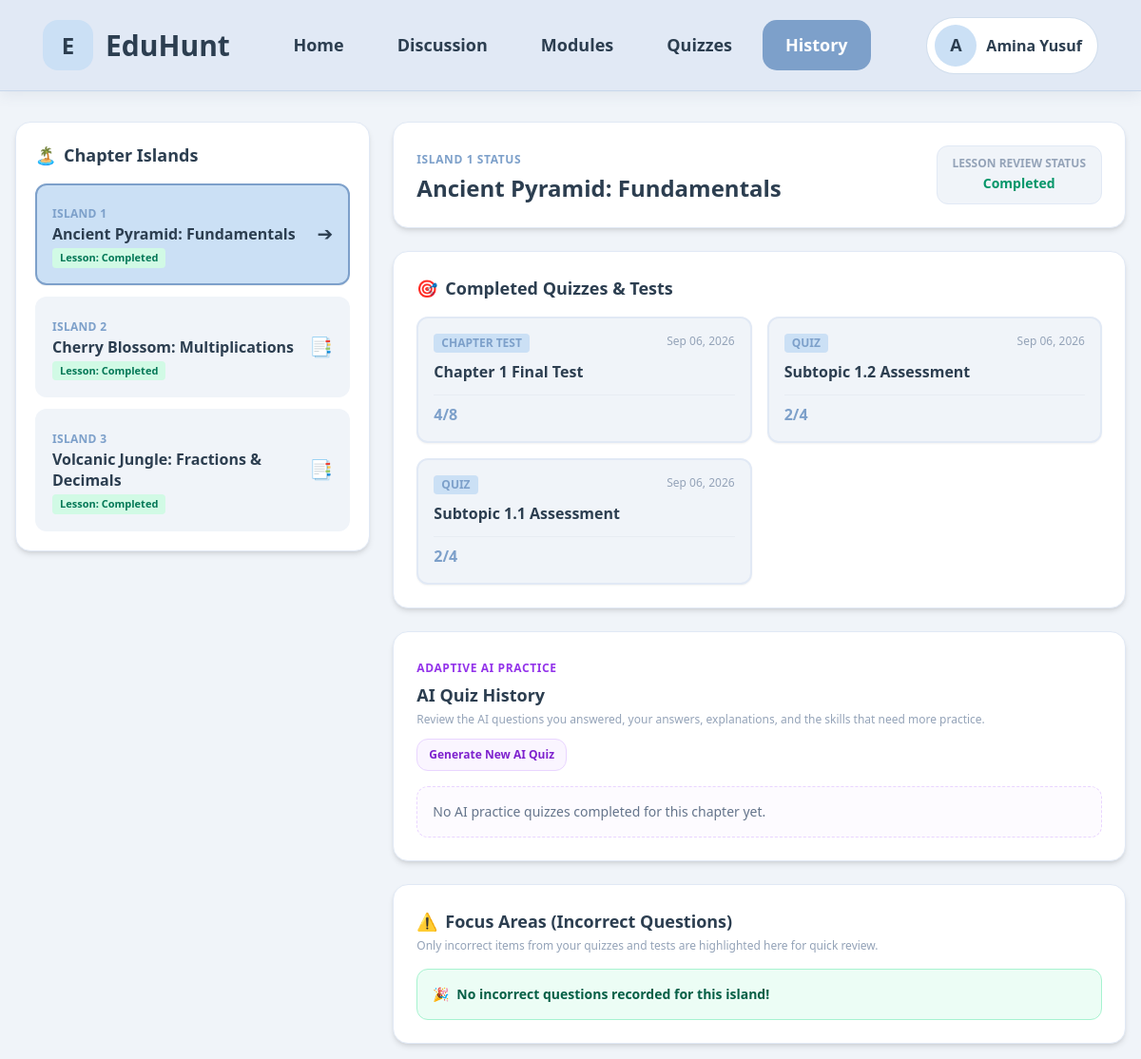
Page /student/history.php on the committed database.
### tables this page shows
CREATE TABLE students (
        id INTEGER PRIMARY KEY AUTOINCREMENT, 
        classroom_id INTEGER, 
        name TEXT NOT NULL, 
        status TEXT NOT NULL, 
        score INTEGER DEFAULT 0, 
        role TEXT DEFAULT 'student', 
        FOREIGN KEY(classroom_id) REFERENCES classrooms(id) ON DELETE SET NULL
    );

CREATE TABLE student_progress (
        id INTEGER PRIMARY KEY AUTOINCREMENT, 
        student_id INTEGER NOT NULL, 
        island_id INTEGER NOT NULL, 
        chapter_name TEXT NOT NULL, 
        level INTEGER DEFAULT 0,
        status TEXT NOT NULL DEFAULT 'In Progress', 
        FOREIGN KEY(student_id) REFERENCES students(id) ON DELETE CASCADE
    );

CREATE TABLE student_assessments (
        id INTEGER PRIMARY KEY AUTOINCREMENT,
        student_id INTEGER NOT NULL,
        island_id INTEGER NOT NULL,
        title TEXT NOT NULL,
        type TEXT NOT NULL,
        score TEXT NOT NULL,
        status TEXT NOT NULL,
        submitted_at DATETIME DEFAULT CURRENT_TIMESTAMP,
        FOREIGN KEY(student_id) REFERENCES students(id) ON DELETE CASCADE
    );

### student/history.php (the view, shortened to what this page needs)
<?php
require_once __DIR__ . '/../config/db.php';
$student_id = 1;
$stmt_student = $pdo->prepare("SELECT * FROM students WHERE id = ?");
$stmt_student->execute([$student_id]);
$student = $stmt_student->fetch(PDO::FETCH_ASSOC);
$stmt_islands = $pdo->prepare("
    SELECT * FROM student_progress
    WHERE student_id = ?
    ORDER BY island_id ASC
");
$stmt_islands->execute([$student_id]);
$islands = $stmt_islands->fetchAll(PDO::FETCH_ASSOC);
$selectedIsland = isset($_GET['island_id']) ? (int)$_GET['island_id'] : 1;
$currentIslandProgress = null;
foreach ($islands as $isl) {
    if ((int)$isl['island_id'] === $selectedIsland) {
        $currentIslandProgress = $isl;
        break;
    }
}
$stmt_assessments = $pdo->prepare("
    SELECT * FROM student_assessments
    WHERE student_id = ? AND island_id = ?
    ORDER BY submitted_at DESC
");
$stmt_assessments->execute([$student_id, $selectedIsland]);
$assessments = $stmt_assessments->fetchAll(PDO::FETCH_ASSOC);
$stmt_incorrect = $pdo->prepare("
    SELECT sa.*, a.title as quiz_title
    FROM student_answers sa
    JOIN student_assessments a ON sa.assessment_id = a.id
    WHERE a.student_id = ? AND a.island_id = ? AND sa.is_correct = 0
    ORDER BY sa.id DESC
");
$stmt_incorrect->execute([$student_id, $selectedIsland]);
$incorrectAnswers = $stmt_incorrect->fetchAll(PDO::FETCH_ASSOC);
try {
    $aiAttempts = getAiAttempts($pdo, $student_id, $selectedIsland, 20);
} catch (Throwable $e) {
    $aiAttempts = [];
    $aiAttemptAnswers = [];
}
?>
<!DOCTYPE html>
<html lang="en">
<head>
    <script src="https://cdn.tailwindcss.com"></script>
    <link href="https://cdn.jsdelivr.net/npm/flowbite@2.5.1/dist/flowbite.min.css" rel="stylesheet" />
</head>
<body class="bg-pastel-bg text-pastel-text min-h-screen flex flex-col items-center justify-start">
    <nav class="main-navbar">
        <div class="nav-inner">
            <a href="index.php" class="brand">
                <div class="brand-icon">
                    E
                </div>
                <div class="brand-name">
                    EduHunt
                </div>
            </a>
            <div class="nav-links">
                <a href="index.php">
                    Home
                </a>
                <a href="discussion.php">
                    Discussion
                </a>
                <a href="module.php">
                    Modules
                </a>
                <a href="quiz.php">
                    Quizzes
                </a>
                <a href="history.php" class="active">
                    History
                </a>
            </div>
            <div class="profile-area">
                <div class="profile-button">
                    <div class="avatar">
                        <?= htmlspecialchars(
                            strtoupper(
                                substr(
                                    $student['name'],
                                    0,
                                    1
                                )
                            )
                        ) ?>
                    </div>
                    <span class="profile-name">
                        <?= htmlspecialchars(
                            $student['name']
                        ) ?>
                    </span>
                </div>
            </div>
        </div>
    </nav>
    <main class="w-full max-w-[85rem] grid grid-cols-1 lg:grid-cols-12 gap-6 p-4 mt-4">
        <section class="lg:col-span-4 bg-pastel-card border border-pastel-nav p-5 rounded-2xl shadow-md h-fit">
            <h2 class="text-lg font-black text-pastel-text mb-4 flex items-center gap-2">
                <span>🏝️</span> Chapter Islands
            </h2>
            <div class="flex flex-col gap-3">
                <?php foreach ($islands as $isl): ?>
                    <?php $isActive = ((int)$isl['island_id'] === $selectedIsland); ?>
                    <a href="history.php?island_id=<?= $isl['island_id'] ?>"
                       class="p-4 rounded-xl border-2 transition-all duration-200 flex items-center justify-between <?= $isActive ? 'bg-pastel-badge border-pastel-primary shadow-sm' : 'bg-pastel-bg border-transparent hover:border-pastel-primary/40' ?>">
                        <div>
                            <span class="text-xs font-bold text-pastel-primary uppercase tracking-wide">Island <?= $isl['island_id'] ?></span>
                            <h3 class="font-bold text-pastel-text text-base leading-snug"><?= htmlspecialchars($isl['chapter_name']) ?></h3>
                            <span class="inline-block text-[11px] font-bold px-2 py-0.5 mt-1 rounded <?= $isl['status'] === 'Completed' ? 'bg-emerald-100 text-emerald-700' : 'bg-amber-100 text-amber-700' ?>">
                                Lesson: <?= htmlspecialchars($isl['status']) ?>
                            </span>
                        </div>
                        <span class="text-xl"><?= $isActive ? '➔' : '📑' ?></span>
                    </a>
                <?php endforeach; ?>
            </div>
        </section>
        <section class="lg:col-span-8 flex flex-col gap-6">
            <div class="bg-pastel-card border border-pastel-nav p-6 rounded-2xl shadow-md flex flex-wrap justify-between items-center gap-4">
                <div>
                    <span class="text-xs font-bold text-pastel-primary uppercase tracking-wider">Island <?= $selectedIsland ?> Status</span>
                    <h1 class="text-2xl font-black text-pastel-text mt-1"><?= htmlspecialchars($currentIslandProgress['chapter_name'] ?? 'Island Details') ?></h1>
                </div>
                <div class="bg-pastel-bg px-4 py-2.5 rounded-xl border border-pastel-nav text-center">
                    <span class="text-xs font-bold text-slate-400 uppercase block">Lesson Review Status</span>
                    <span class="text-sm font-black <?= ($currentIslandProgress['status'] ?? '') === 'Completed' ? 'text-emerald-600' : 'text-amber-600' ?>">
                        <?= htmlspecialchars($currentIslandProgress['status'] ?? 'In Progress') ?>
                    </span>
                </div>
            </div>
            <div class="bg-pastel-card border border-pastel-nav p-6 rounded-2xl shadow-md">
                <h2 class="text-lg font-black text-pastel-text mb-4 flex items-center gap-2">
                    <span>🎯</span> Completed Quizzes & Tests
                </h2>
                <?php if (empty($assessments)): ?>
                    <p class="text-sm text-slate-500">No quizzes or tests taken on this island yet.</p>
                <?php else: ?>
                    <div class="grid grid-cols-1 md:grid-cols-2 gap-4">
                        <?php foreach ($assessments as $item): ?>
                            <a href="view_quiz.php?assessment_id=<?= $item['id'] ?>"
                               class="block border-2 border-pastel-nav hover:border-pastel-primary bg-pastel-bg hover:bg-white p-4 rounded-xl transition-all duration-200 shadow-sm">
                                <div class="flex justify-between items-start">
                                    <span class="text-xs font-bold px-2 py-0.5 rounded bg-pastel-badge text-pastel-primary uppercase"><?= htmlspecialchars($item['type']) ?></span>
                                    <span class="text-xs text-slate-400"><?= date('M d, Y', strtotime($item['submitted_at'])) ?></span>
                                </div>
                                <h3 class="font-bold text-pastel-text text-base mt-2"><?= htmlspecialchars($item['title']) ?></h3>
                                <div class="mt-3 flex justify-between items-center border-t border-slate-200/60 pt-2">
                                    <span class="text-base font-black text-pastel-primary"><?= htmlspecialchars($item['score']) ?></span>
                                </div>
                            </a>
                        <?php endforeach; ?>
                    </div>
                <?php endif; ?>
            </div>
            <div class="bg-pastel-card border border-pastel-nav p-6 rounded-2xl shadow-md">
                <div class="flex flex-wrap items-start justify-between gap-3 mb-4">
                    <div>
                        <span class="text-xs font-bold text-purple-600 uppercase tracking-wider">Adaptive AI Practice</span>
                        <h2 class="text-lg font-black text-pastel-text mt-1">AI Quiz History</h2>
                        <p class="text-xs text-slate-400 mt-1">Review the AI questions you answered, your answers, explanations, and the skills that need more practice.</p>
                    </div>
                    <a href="quiz.php?chapter=<?= $selectedIsland ?>" class="text-xs font-bold px-3 py-2 rounded-xl bg-purple-50 text-purple-700 border border-purple-200 hover:bg-purple-100 transition">
                        Generate New AI Quiz
                    </a>
                </div>
                <?php if (empty($aiAttempts)): ?>
                    <div class="p-4 rounded-xl border border-dashed border-purple-200 bg-purple-50/40 text-sm text-slate-500">
                        No AI practice quizzes completed for this chapter yet.
                    </div>
                <?php endif; ?>
            </div>
            <div class="bg-pastel-card border border-pastel-nav p-6 rounded-2xl shadow-md">
                <h2 class="text-lg font-black text-pastel-text mb-1 flex items-center gap-2">
                    <span>⚠️</span> Focus Areas (Incorrect Questions)
                </h2>
                <p class="text-xs text-slate-400 mb-4">Only incorrect items from your quizzes and tests are highlighted here for quick review.</p>
                <?php if (empty($incorrectAnswers)): ?>
                    <div class="p-4 rounded-xl bg-emerald-50 border border-emerald-200 text-emerald-800 text-sm font-semibold flex items-center gap-2">
                        <span>🎉</span> No incorrect questions recorded for this island!
                    </div>
                <?php endif; ?>
            </div>
        </section>
    </main>
</body>
</html>

### student/history.php (style rules this page uses)
.main-navbar { width: 100%; max-width: none; align-self: stretch; flex-shrink: 0; height: 96px; background: #e1e9f5; border-bottom: 1px solid rgba(125, 160, 202, .25); box-shadow: 0 3px 15px rgba(75, 100, 130, .10); position: sticky; top: 0; z-index: 1000; display: flex; align-items: center; }
.nav-inner { width: 100%; max-width: 1500px; margin: auto; padding: 0 45px; display: grid; grid-template-columns: 1fr auto 1fr; align-items: center; }
.brand { display: flex; align-items: center; gap: 13px; text-decoration: none; color: #2c3e50; }
.brand-icon { width: 53px; height: 53px; border-radius: 16px; background: #cbe0f5; display: flex; align-items: center; justify-content: center; font-size: 24px; font-weight: 900; }
.brand-name { font-size: 30px; font-weight: 900; }
.nav-links { display: flex; align-items: center; gap: 8px; }
.nav-links a { text-decoration: none; color: #2c3e50; padding: 13px 24px; border-radius: 15px; font-size: 18px; font-weight: 800; transition: .2s; }
.nav-links a.active { background: #7da0ca; color: white; }
.profile-area { display: flex; justify-content: flex-end; position: relative; }
.profile-button { border: 1px solid rgba(125, 160, 202, .35); background: white; border-radius: 999px; padding: 7px 16px 7px 8px; display: flex; align-items: center; gap: 10px; cursor: default; color: #2c3e50; font-weight: 800; font-size: 16px; }
.avatar { width: 44px; height: 44px; border-radius: 50%; background: #cbe0f5; display: flex; align-items: center; justify-content: center; font-size: 18px; font-weight: 900; }

### rows in the picture
students: name "A", name "Amina Yusuf"
student_progress: island "1", chapter_name "Ancient Pyramid: Fundamentals", status "Completed"
student_progress: island "2", chapter_name "Cherry Blossom: Multiplications", status "Completed"
student_progress: island "3", chapter_name "Volcanic Jungle: Fractions & Decimals", status "Completed"
student_assessments: type "CHAPTER TEST", submitted_at "Sep 06, 2026", title "Chapter 1 Final Test", score "4/8"
student_assessments: type "QUIZ", submitted_at "Sep 06, 2026", title "Subtopic 1.2 Assessment", score "2/4"
student_assessments: type "QUIZ", submitted_at "Sep 06, 2026", title "Subtopic 1.1 Assessment", score "2/4"

### other values in the picture
$selectedIsland "1"
